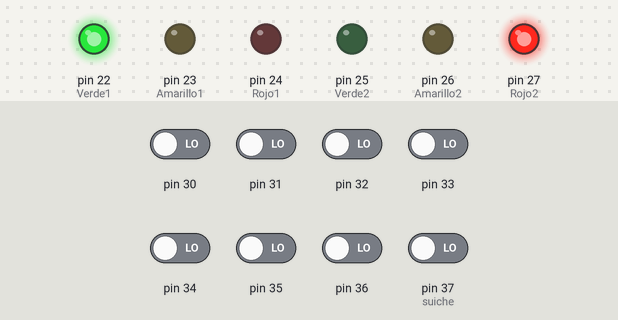
This sketch was run on a simulated Arduino Mega 2560, built with avr-gcc and run on an emulated ATmega2560. Shown: output pins drawn as LEDs (lit = HIGH). The inputs (shaded band) are chosen by the test bench; at power-on: pin 30–36, pin 37 (suiche) LOW.

Above: at 14.8 s.
14.9 s: pin 37 (suiche) driven HIGH
At 19.6 s:
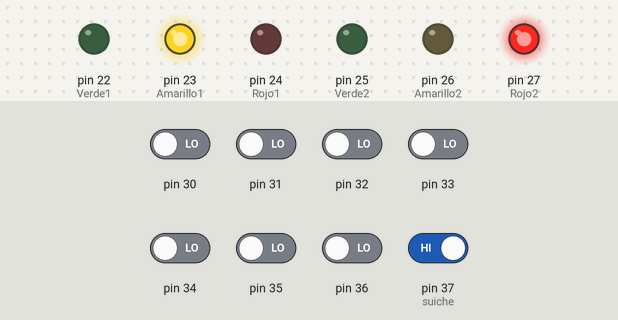
At 27.3 s:
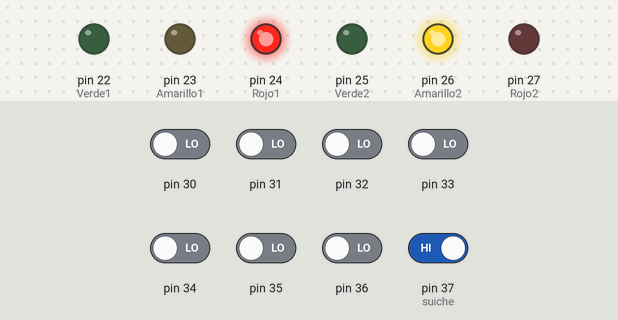
28.9 s: pin 37 (suiche) driven LOW
At 37.4 s:
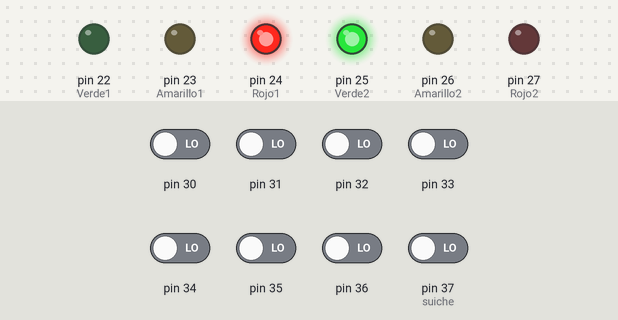
Timing chart, 0 to 48.5 s (numbered marks = the images above; inputs shaded):
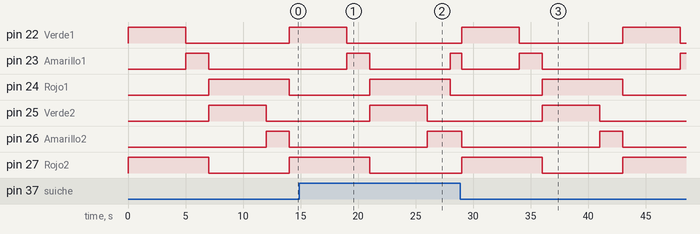

The sketch:

IntelTraffModoAuto.ino
```cpp
  //DEFINO TODOS LOS SUICHES Y LEDS QUE VOY A USAR
  #define suiche PINC,0
  #define Verde1 PORTA,0
  #define Amarillo1 PORTA,1
  #define Rojo1 PORTA,2
  #define Verde2 PORTA,3
  #define Amarillo2 PORTA,4
  #define Rojo2 PORTA,5

  void setup()
    {

      //DEFINO LAS ENTRADAS Y SALIDAS
      DDRA=B00111111;
      DDRC=B00000000;
      Serial.begin(9600);
    }

  void loop()
    {
      //SI suiche ESTA APAGADO HACE LO SIGUIENTE
    if(bitRead(PINC,suiche)==LOW)
      {

        bitSet(PORTA,Verde1);
        bitSet(PORTA,Rojo2);
        delay(5000);

        bitClear(PORTA,Verde1);
        bitClear(PORTA,Rojo2);


        bitSet(PORTA,Amarillo1);
        bitSet (PORTA,Rojo2);
        delay(2000);
        bitClear(PORTA,Amarillo1);
        bitClear(PORTA,Rojo2);


        bitSet(PORTA,Rojo1);
        bitSet(PORTA,Verde2);
        delay(5000);
        bitClear(PORTA,Rojo1);
        bitClear (PORTA,Verde2);


       bitSet(PORTA,Amarillo2);
        bitSet (PORTA,Rojo1);
        delay(2000);
        bitClear(PORTA,Amarillo2);
        bitClear(PORTA,Rojo1);


      }

      else
      {
        bitSet(PORTA,Amarillo1);
        bitSet (PORTA,Amarillo2);

        delay(250);
        bitClear(PORTA,Amarillo1);

        bitClear(PORTA,Amarillo2);
      }
    }
```

Measured:
- after the input at 14.9 s, pin 22 (Verde1): goes on until 19.0 s, then stays LOW; pin 26 (Amarillo2): goes on until 26.0 s, then stays HIGH; pin 27 (Rojo2): goes on until 21.0 s, then stays LOW
- after the input at 28.9 s, pin 22 (Verde1): alternates HIGH for 5.0 s and LOW for 9.0 s, starting after 0.10 s; pin 23 (Amarillo1): HIGH → LOW after 0.10 s, → HIGH 5.0 s later, → LOW 2.0 s later, → HIGH 12.0 s later
